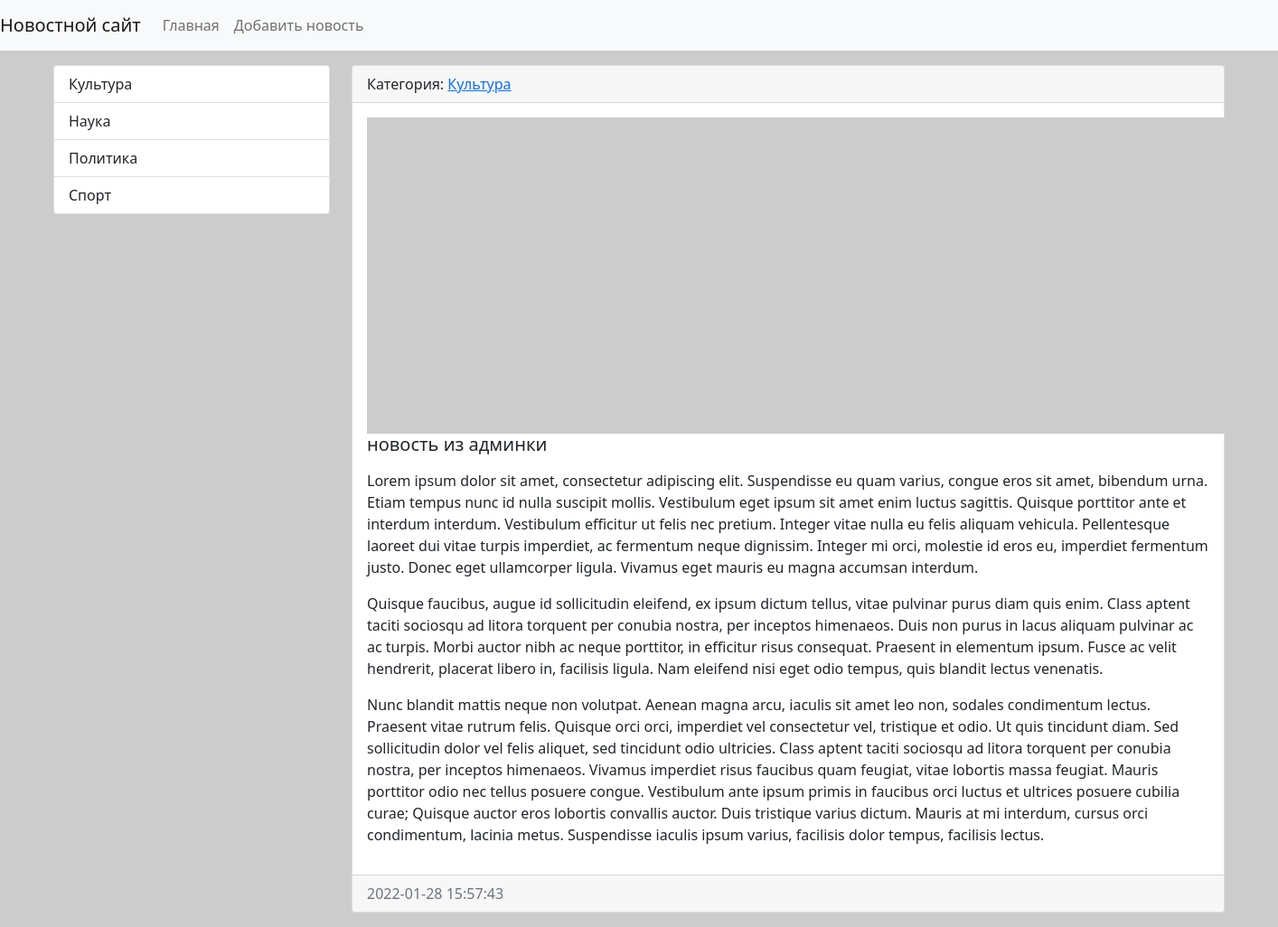
Page /news/5/ on the earlier database version.
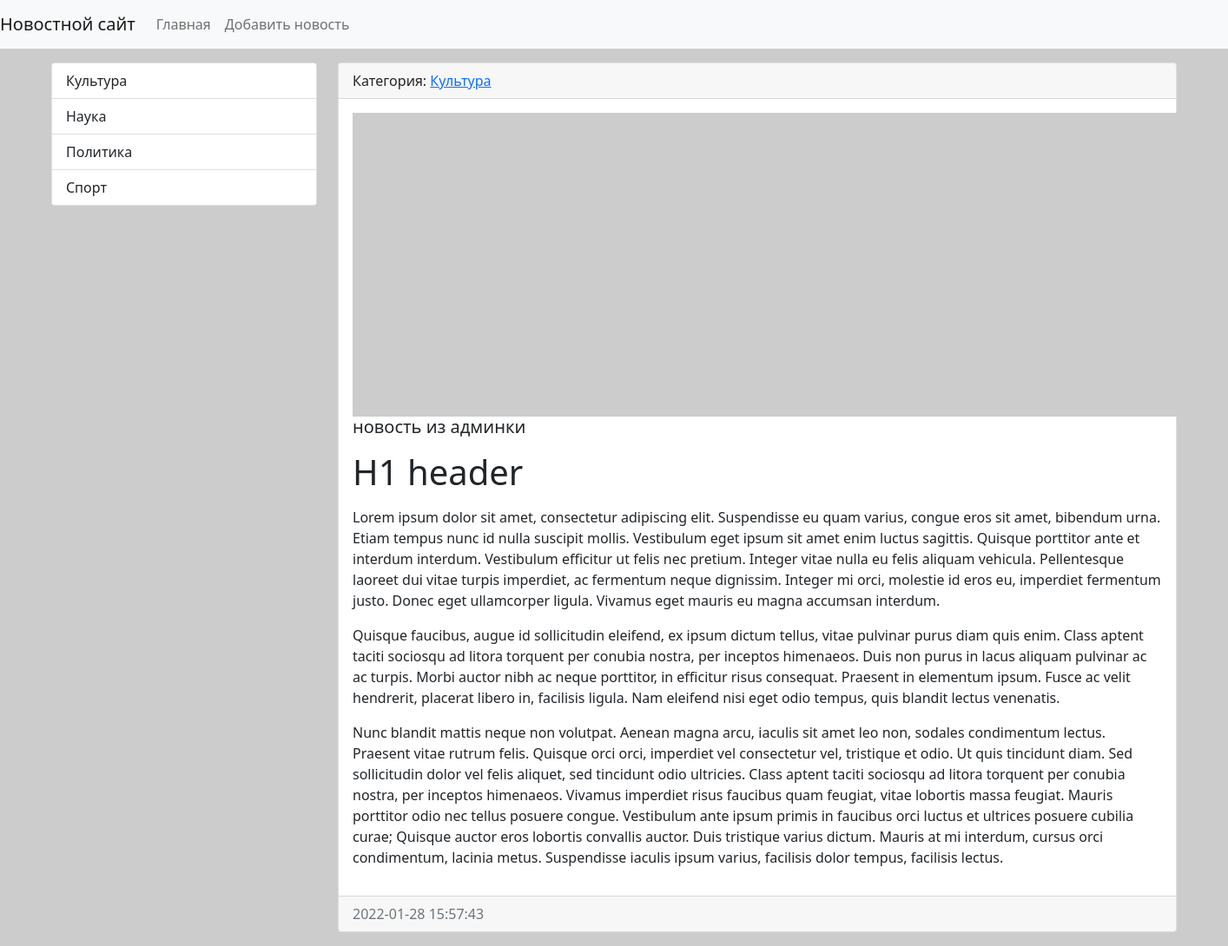
Same page on the later database version.
### news/models.py (models this page shows, shortened)
class News(models.Model):
    title = models.CharField(max_length=150, verbose_name='Наименование')
    content = models.TextField(blank=True, verbose_name='Контент')
    created_at = models.DateTimeField(auto_now_add=True, verbose_name='Дата публикации')
    updated_at = models.DateTimeField(auto_now=True, verbose_name='Обновлено')
    photo = models.ImageField(upload_to='photos/%Y/%m/%d/', verbose_name='Фото', blank=True)
    is_published = models.BooleanField(default=True, verbose_name='Опубликовано')
    category = models.ForeignKey('Category', on_delete=models.PROTECT, verbose_name='Категория')
    class Meta:
        verbose_name = 'Новость'
        verbose_name_plural = 'Новости'
        ordering = ['-created_at']

class Category(models.Model):
    title = models.CharField(max_length=150, db_index=True, verbose_name='Наименование категории')
    def get_absolute_url(self):
        return reverse('category', kwargs={"category_id": self.pk})
    def __str__(self):
        return self.title
    class Meta:
        verbose_name = 'Категория'
        verbose_name_plural = 'Категории'
        ordering = ['title']

### news/views.py (the view)
# urls.py: path('news/<int:news_id>/', view_news, name='view_news'),
def view_news(request, news_id):
    news_item = get_object_or_404(News, pk=news_id)
    return render(request, 'news/view_news.html', {"news_item": news_item})

### news/templatetags/news_tags.py (called while the page is built)
@register.inclusion_tag('news/list_categories.html')
def show_categories(arg1='Hello', arg2='world'):
    categories = Category.objects.all()
    return {"categories": categories, "arg1": arg1, "arg2": arg2}

### news/templates/news/view_news.html (shortened to what this page needs)
{% extends 'base.html' %}
{% block sidebar %}
{% include 'inc/_sidebar.html' %}
{% endblock %}
{% block content %}
<div class="card mb-3">
    <div class="card-header">
        Категория: <a href="{{ news_item.category.get_absolute_url}}">{{ news_item.category }}</a>
    </div>
    <div class="card-body">
        <div class="media">
            {% if item.photo %}
            <img src="{{ news_item.photo.url }}" alt="" width="350" class="mr-3">
            {% else %}
            <img src="https://picsum.photos/id/1060/350/235/?blur=2" alt="" class="mr-3">
            {% endif %}
            <div class="media-body">
                <h5 class="card-title">{{ news_item.title }}</h5>
                <p class="card-text">{{ news_item.content|safe|linebreaks}}</p>
            </div>
        </div>
    </div>
    <div class="card-footer text-muted">
        {{ news_item.created_at|date:"Y-m-d H:i:s" }}
    </div>
</div>
{% endblock %}

Differences in the rows shown:
changed News "новость из админки": content "Lorem ipsum dolor sit…" → "H1 header Lorem ipsum dolor sit…"
